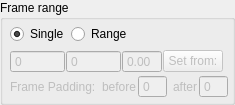
       <widget class="QGroupBox" name="frameRangeSettings_gb">
        <property name="title">
         <string>Frame range</string>
        </property>
        <layout class="QVBoxLayout" name="verticalLayout_2">
         <property name="spacing">
          <number>2</number>
         </property>
         <property name="leftMargin">
          <number>5</number>
         </property>
         <property name="topMargin">
          <number>2</number>
         </property>
         <property name="rightMargin">
          <number>2</number>
         </property>
         <property name="bottomMargin">
          <number>2</number>
         </property>
         <item>
          <widget class="QWidget" name="widget_3" native="true">
           <layout class="QHBoxLayout" name="horizontalLayout_15">
            <property name="spacing">
             <number>2</number>
            </property>
            <property name="margin">
             <number>2</number>
            </property>
            <item>
             <widget class="QRadioButton" name="singleFrame_rb">
              <property name="toolTip">
               <string>Export single frame</string>
              </property>
              <property name="text">
               <string>Single</string>
              </property>
              <property name="checked">
               <bool>true</bool>
              </property>
             </widget>
            </item>
            <item>
             <widget class="QRadioButton" name="rangeFrame_rb">
              <property name="toolTip">
               <string>Export frame range</string>
              </property>
              <property name="text">
               <string>Range</string>
              </property>
             </widget>
            </item>
            <item>
             <spacer name="horizontalSpacer">
              <property name="orientation">
               <enum>Qt::Horizontal</enum>
              </property>
              <property name="sizeHint" stdset="0">
               <size>
                <width>40</width>
                <height>20</height>
               </size>
              </property>
             </spacer>
            </item>
           </layout>
          </widget>
         </item>
         <item>
          <widget class="QWidget" name="range_wd" native="true">
           <property name="enabled">
            <bool>false</bool>
           </property>
           <layout class="QVBoxLayout" name="verticalLayout_21">
            <property name="spacing">
             <number>2</number>
            </property>
            <property name="margin">
             <number>2</number>
            </property>
            <item>
             <layout class="QHBoxLayout" name="horizontalLayout">
              <property name="spacing">
               <number>1</number>
              </property>
              <property name="leftMargin">
               <number>0</number>
              </property>
              <property name="rightMargin">
               <number>5</number>
              </property>
              <item>
               <widget class="QSpinBox" name="startFrame_spb">
                <property name="buttonSymbols">
                 <enum>QAbstractSpinBox::NoButtons</enum>
                </property>
                <property name="minimum">
                 <number>-999999999</number>
                </property>
                <property name="maximum">
                 <number>999999999</number>
                </property>
               </widget>
              </item>
              <item>
               <widget class="QSpinBox" name="endFrame_spb">
                <property name="buttonSymbols">
                 <enum>QAbstractSpinBox::NoButtons</enum>
                </property>
                <property name="minimum">
                 <number>-999999999</number>
                </property>
                <property name="maximum">
                 <number>999999999</number>
                </property>
               </widget>
              </item>
              <item>
               <widget class="QDoubleSpinBox" name="stepFrame_spb">
                <property name="maximumSize">
                 <size>
                  <width>40</width>
                  <height>16777215</height>
                 </size>
                </property>
                <property name="buttonSymbols">
                 <enum>QAbstractSpinBox::NoButtons</enum>
                </property>
                <property name="minimum">
                 <double>-999999999.000000000000000</double>
                </property>
                <property name="maximum">
                 <double>999999999.000000000000000</double>
                </property>
               </widget>
              </item>
              <item>
               <widget class="QPushButton" name="setrange_btn">
                <property name="minimumSize">
                 <size>
                  <width>60</width>
                  <height>0</height>
                 </size>
                </property>
                <property name="maximumSize">
                 <size>
                  <width>60</width>
                  <height>16777215</height>
                 </size>
                </property>
                <property name="toolTip">
                 <string>&lt;html&gt;&lt;head/&gt;&lt;body&gt;&lt;p&gt;Presets&lt;/p&gt;&lt;/body&gt;&lt;/html&gt;</string>
                </property>
                <property name="text">
                 <string>Set from:</string>
                </property>
               </widget>
              </item>
             </layout>
            </item>
            <item>
             <layout class="QHBoxLayout" name="horizontalLayout_3">
              <item>
               <widget class="QLabel" name="label_21">
                <property name="text">
                 <string>Frame Padding:</string>
                </property>
               </widget>
              </item>
              <item>
               <widget class="QLabel" name="label_24">
                <property name="text">
                 <string> before</string>
                </property>
                <property name="alignment">
                 <set>Qt::AlignRight|Qt::AlignTrailing|Qt::AlignVCenter</set>
                </property>
               </widget>
              </item>
              <item>
               <widget class="QSpinBox" name="spinBox">
                <property name="buttonSymbols">
                 <enum>QAbstractSpinBox::NoButtons</enum>
                </property>
               </widget>
              </item>
              <item>
               <widget class="QLabel" name="label_23">
                <property name="text">
                 <string>after</string>
                </property>
                <property name="alignment">
                 <set>Qt::AlignRight|Qt::AlignTrailing|Qt::AlignVCenter</set>
                </property>
               </widget>
              </item>
              <item>
               <widget class="QSpinBox" name="spinBox_2">
                <property name="buttonSymbols">
                 <enum>QAbstractSpinBox::NoButtons</enum>
                </property>
               </widget>
              </item>
             </layout>
            </item>
           </layout>
          </widget>
         </item>
        </layout>
       </widget>
